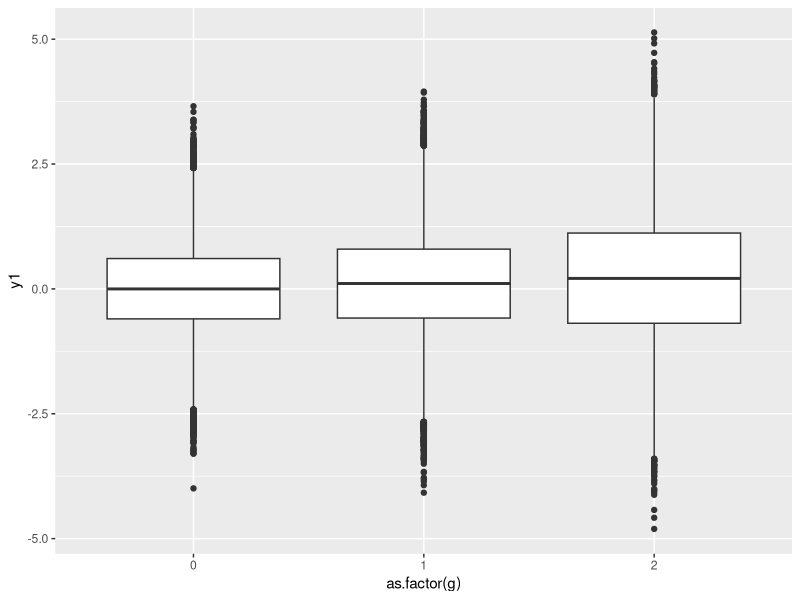
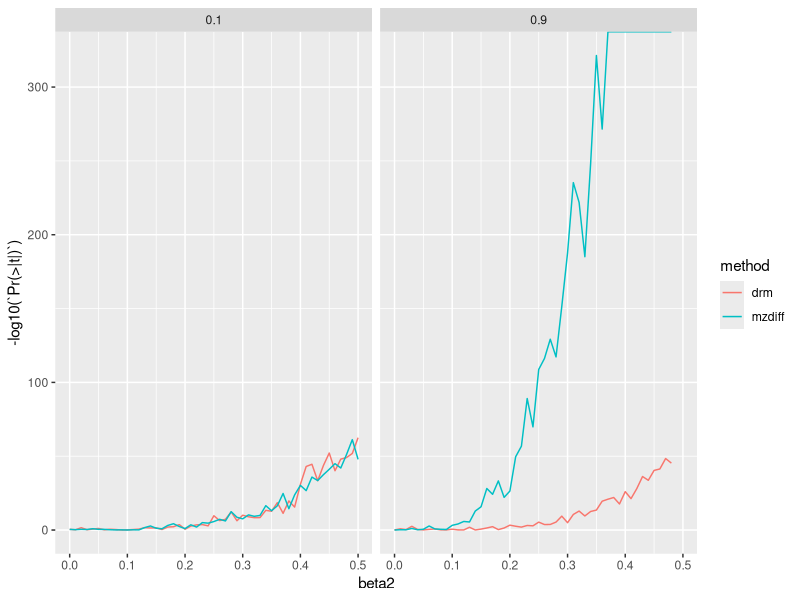

Write the R code that produced these figures, in order. (Note: a time limit stopped this script after it produced the figures.)
## ---- chunk 1
library(dplyr)
library(ggplot2)
## ---- chunk 2
sim_mz <- function(n, beta1, beta2, af, h2)
{
  g <- rbinom(n, 2, af)
  prs <- g * beta1
  vg <- rnorm(n, 0, h2)
  v1 <- rnorm(n, 0, beta2 * g)
  ve1 <- rnorm(n, 0, sqrt(1 - var(vg) - var(v1) - var(prs)))
  y1 <- prs + v1 + vg + ve1
  v2 <- rnorm(n, 0, beta2 * g)
  ve2 <- rnorm(n, 0, sqrt(1 - var(vg) - var(v2) - var(prs)))
  y2 <- prs + v2 + vg + ve2
  return(tibble(
    g, y1, y2
  ))
}
a <- sim_mz(100000, 0.1, 0.5, 0.3, 0.1)
var(a)
## ---- chunk 3
a %>%
  ggplot(., aes(x=as.factor(g), y=y1)) +
  geom_boxplot()
## ---- chunk 4
a <- sim_mz(100000, 0.1, 0.5, 0.3, 0.8)
a %>% 
  group_by(g) %>% 
  summarise(
    m=mean(y1), 
    v=var(y1), 
    mzv=mean(abs(y1-y2))
  )
## ---- chunk 5
test_drm <- function(g, y)
{
  y.i <- tapply(y, g, median, na.rm=T)  
  z.ij <- abs(y - y.i[g+1])
  summary(lm(z.ij ~ g))$coef %>%
    as_tibble() %>%
    slice(2) %>%
    mutate(method="drm")
}
test_drm(a$g, a$y1)
## ---- chunk 6
test_mz <- function(g, y1, y2)
{
  yd1 <- abs(y1-y2)
  r1 <- summary(lm(yd1 ~ g))$coef %>%
    as_tibble() %>%
    slice(2) %>%
    mutate(method="mzdiff")
  r1
}

test_mz(a$g, a$y1, a$y2)

## ---- chunk 7
param <- expand.grid(
  beta1 = 0,
  beta2 = seq(0, 0.5, by=0.01),
  h2 = c(0.1, 0.9),
  af = 0.3,
  n = 10000
)
dim(param)

res1 <- lapply(1:nrow(param), function(i)
  {
  a <- do.call(sim_mz, param[i,])
  if(any(is.na(a$y1)) | any(is.na(a$y2)))
  {
    return(NULL)
  }
  bind_rows(
    test_mz(a$g, a$y1, a$y2),
    test_drm(a$g, a$y1)
  ) %>%
    bind_cols(., param[i,])
}) %>%
  bind_rows()
## ---- chunk 8
res1 %>% filter(n==10000) %>%
ggplot(., aes(x=beta2, y=-log10(`Pr(>|t|)`))) +
  geom_line(aes(colour=method)) +
  facet_grid(. ~ h2)
## ---- chunk 9
param <- expand.grid(
  beta1 = 0,
  beta2 = seq(0, 0.5, by=0.01),
  h2 = c(0.1, 0.9),
  af = 0.32
)
dim(param)

res2 <- lapply(1:nrow(param), function(i)
  {
  a1 <- do.call(sim_mz, param[i,] %>% mutate(n=10000))
  a2 <- do.call(sim_mz, param[i,] %>% mutate(n=500000))
  if(any(is.na(a1$y1)) | any(is.na(a1$y2)) | any(is.na(a2$y1)) | any(is.na(a2$y2)))
  {
    return(NULL)
  }
  bind_rows(
    test_mz(a1$g, a1$y1, a1$y2),
    test_drm(a2$g, a2$y1)
  ) %>%
    bind_cols(., param[i,])
}) %>%
  bind_rows()
## ---- chunk 10
ggplot(res2, aes(x=beta2, y=-log10(`Pr(>|t|)`))) +
  geom_line(aes(colour=method)) +
  facet_grid(. ~ h2)
## ---- chunk 11
param <- expand.grid(
  beta1 = seq(0, 0.5, by=0.002),
  beta2 = 0,
  h2 = c(0.1, 0.9),
  af = 0.32
)
dim(param)

res3 <- lapply(1:nrow(param), function(i)
  {
  a1 <- do.call(sim_mz, param[i,] %>% mutate(n=10000))
  a2 <- do.call(sim_mz, param[i,] %>% mutate(n=500000))
  if(any(is.na(a1$y1)) | any(is.na(a1$y2)) | any(is.na(a2$y1)) | any(is.na(a2$y2)))
  {
    return(NULL)
  }
  bind_rows(
    test_mz(a1$g, a1$y1, a1$y2),
    test_drm(a2$g, a2$y1)
  ) %>%
    bind_cols(., param[i,])
}) %>%
  bind_rows()
## ---- chunk 12
ggplot(res3, aes(x=beta1, y=-log10(`Pr(>|t|)`))) +
  geom_line(aes(colour=method)) +
  facet_grid(. ~ h2)
## ---- chunk 13
res3 %>% 
  mutate(fdr=p.adjust(`Pr(>|t|)`, "fdr")) %>%
  group_by(method, h2) %>%
  summarise(
    t1 = sum(`Pr(>|t|)` < 0.05, na.rm=T)/sum(!is.na(`Pr(>|t|)`)),
    nfdr = sum(fdr < 0.05)/sum(!is.na(`Pr(>|t|)`))
  )
## ---- chunk 14
